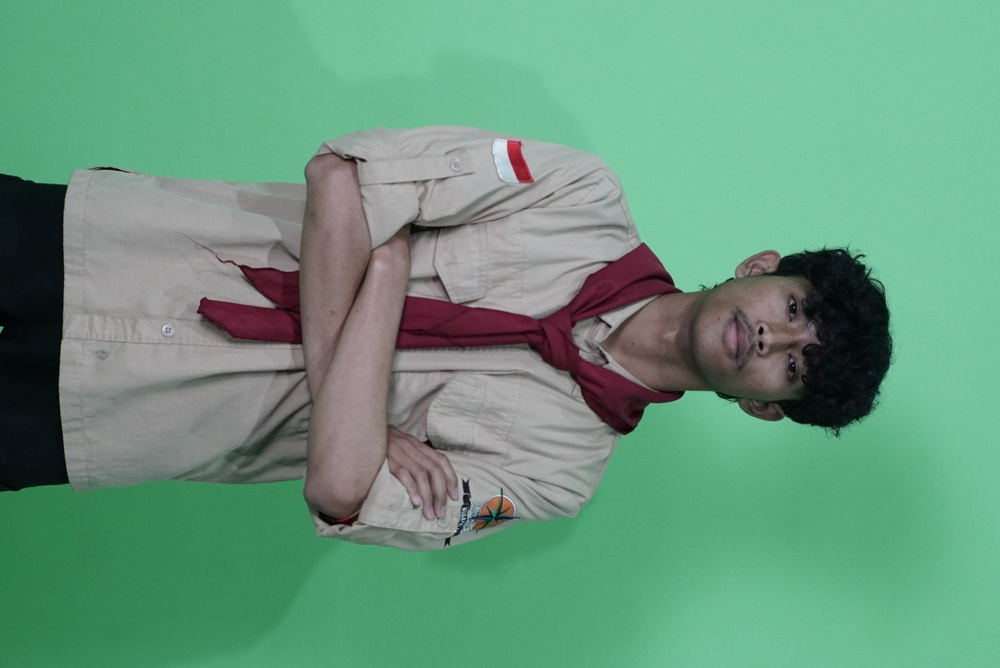
#> input picture img/DSC01202.jpg, 1000 x 668 px, shrunk from 1616 x 1080 before the run, found by its file name
$ python operator-sobel.py
#> lines starting #> are read from the running program, lines starting #| are printed output that depends on the picture
from skimage.io import imread
from skimage.color import rgb2gray
from skimage.filters import sobel
import matplotlib.pyplot as plt
import os
import numpy as np

# Membaca gambar
gambar = imread(r'img\DSC01202.jpg')
#> gambar is the input picture: shape (668, 1000, 3); mean R, G, B 104.5, 151.6, 125.9

gambar = np.rot90(gambar, k=1)
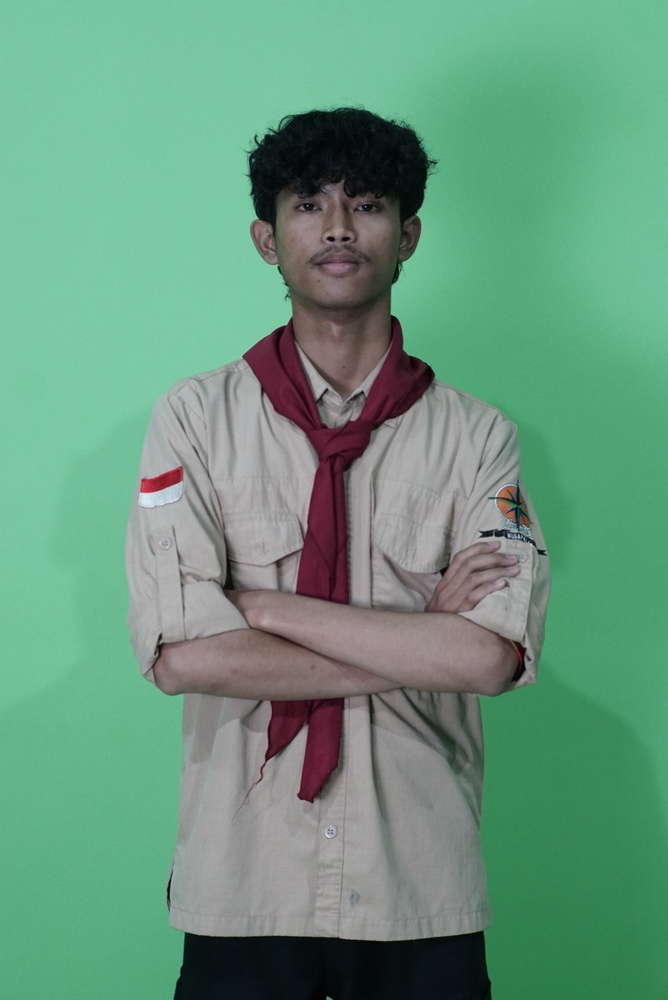
#> gambar: shape (1000, 668, 3); mean R, G, B 104.5, 151.6, 125.9

# Konversi ke grayscale
gambar_gray = rgb2gray(gambar)
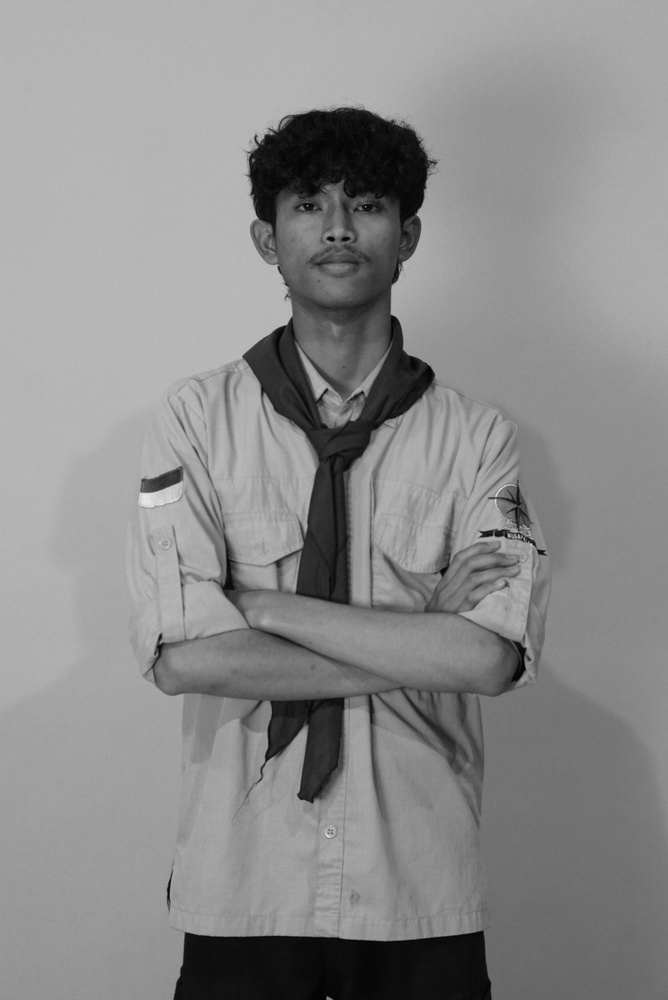
#> gambar_gray: shape (1000, 668) float64; min 0.0025, max 0.933, mean 0.548

# Deteksi tepi menggunakan Sobel
tepi_sobel = sobel(gambar_gray)
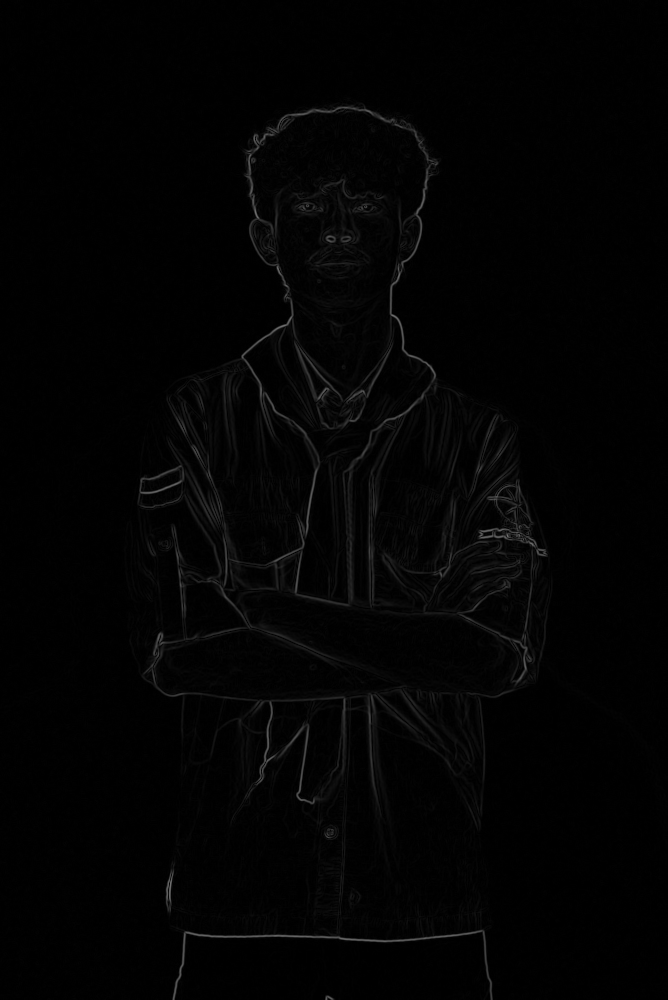
#> tepi_sobel: shape (1000, 668) float64; min 0, max 0.444, mean 0.0134

# Menampilkan hasil
plt.figure(figsize=(10, 5))
plt.subplot(1, 2, 1), plt.imshow(gambar), plt.title('Citra Asli')
plt.subplot(1, 2, 2), plt.imshow(tepi_sobel, cmap='gray'), plt.title('Deteksi Tepi Sobel')

output_folder = "output"
os.makedirs(output_folder, exist_ok=True)

save_path = os.path.join(output_folder, "hasil_sobel_output.png")
plt.savefig(save_path)
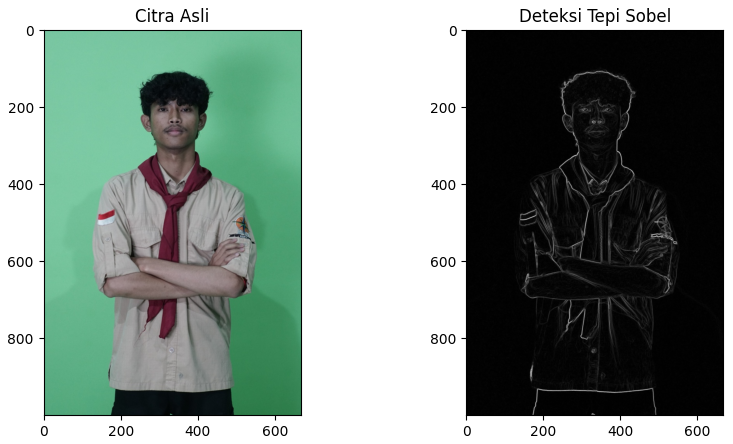
#> figure drawn by matplotlib, 2 panels

plt.show()
